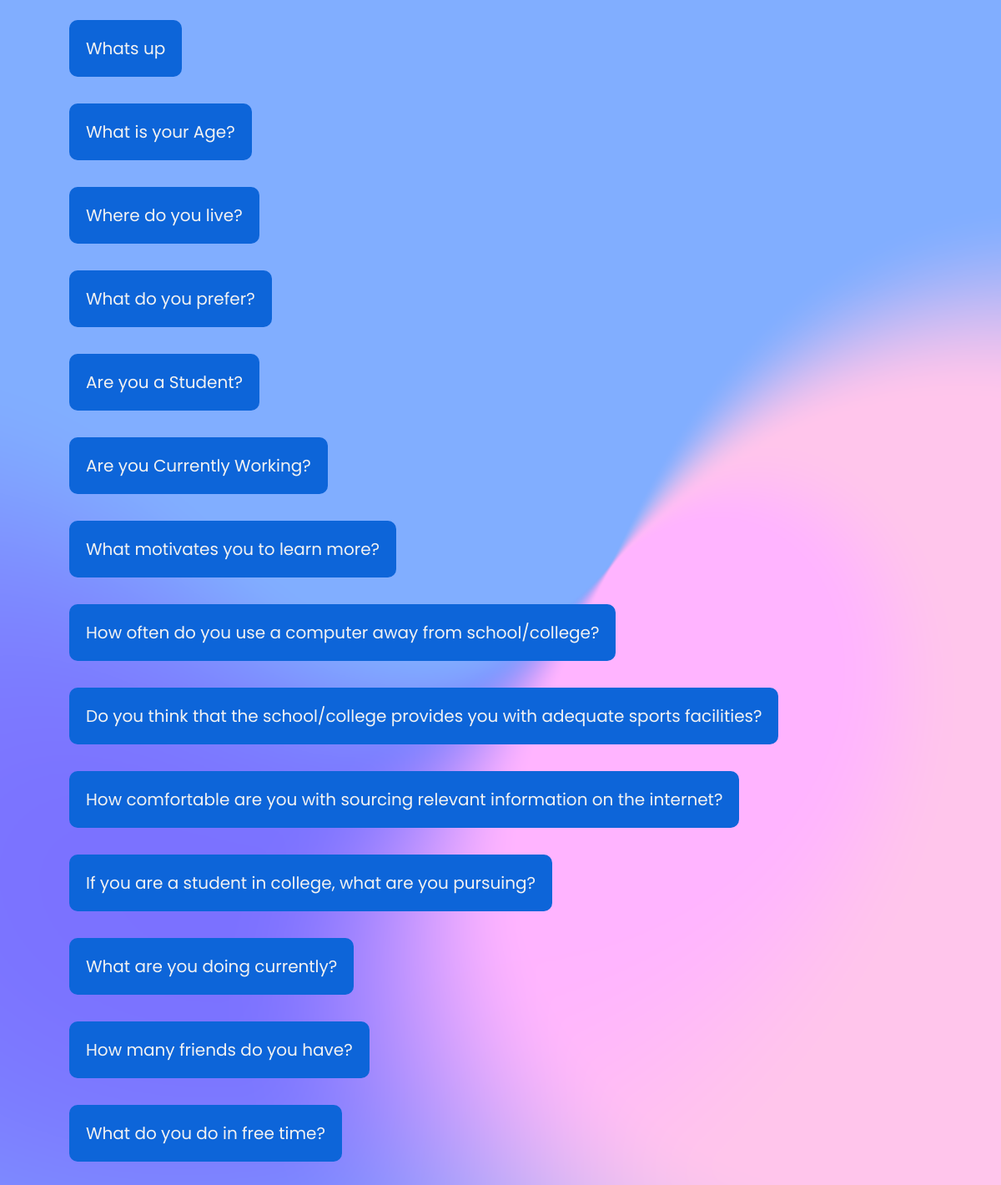
Screenshot of /polls/ with the database file from the repository.
### polls/models.py (models this page shows, shortened)
class Question(models.Model):
    question_text = models.CharField(max_length=200)
    pub_date = models.DateTimeField('date published')

### polls/views.py (the view)
# urls.py: path('', views.IndexView.as_view(), name='index'),
class IndexView(generic.ListView):
    template_name = 'polls/index.html'
    context_object_name = 'latest_question_list'
    def get_queryset(self):
        return Question.objects.filter(pub_date__lte=timezone.now()).order_by('-pub_date')[:15]

### polls/templates/polls/index.html
{% load static %}
<link rel="stylesheet" type="text/css" href="{% static 'polls/index.css' %}">
    {% if latest_question_list %}
      <ul>
      {% for question in latest_question_list %}
      <div class="ques"> <li><a href="{% url 'polls:detail' question.id %}">{{ question.question_text }}</a></li></div>
      {% endfor %}
      </ul>
      {% else %}
      <p>No polls are available.</p>
     {% endif %}

### polls/static/polls/index.css (style rules this page uses)
li a { background-color: #0D65D9; color: #f2f2f2; padding: 20px; border-radius: 10px; text-decoration: none; z-index: 10; }
li { padding: 35px; font-family: 'Poppins'; list-style-type: none; font-size: 1.25rem; }

### rows the page displays
Question: question_text "Whats up"
Question: question_text "What is your Age?"
Question: question_text "Where do you live?"
Question: question_text "What do you prefer?"
Question: question_text "Are you a Student?"
Question: question_text "Are you Currently Working?"
Question: question_text "What motivates you to learn more?"
Question: question_text "How often do you use a computer away from school/college?"
Question: question_text "Do you think that the school/college provides you with adequate sports facilities?"
Question: question_text "How comfortable are you with sourcing relevant information on the internet?"
Question: question_text "If you are a student in college, what are you pursuing?"
Question: question_text "What are you doing currently?"
Question: question_text "How many friends do you have?"
Question: question_text "What do you do in free time?"
